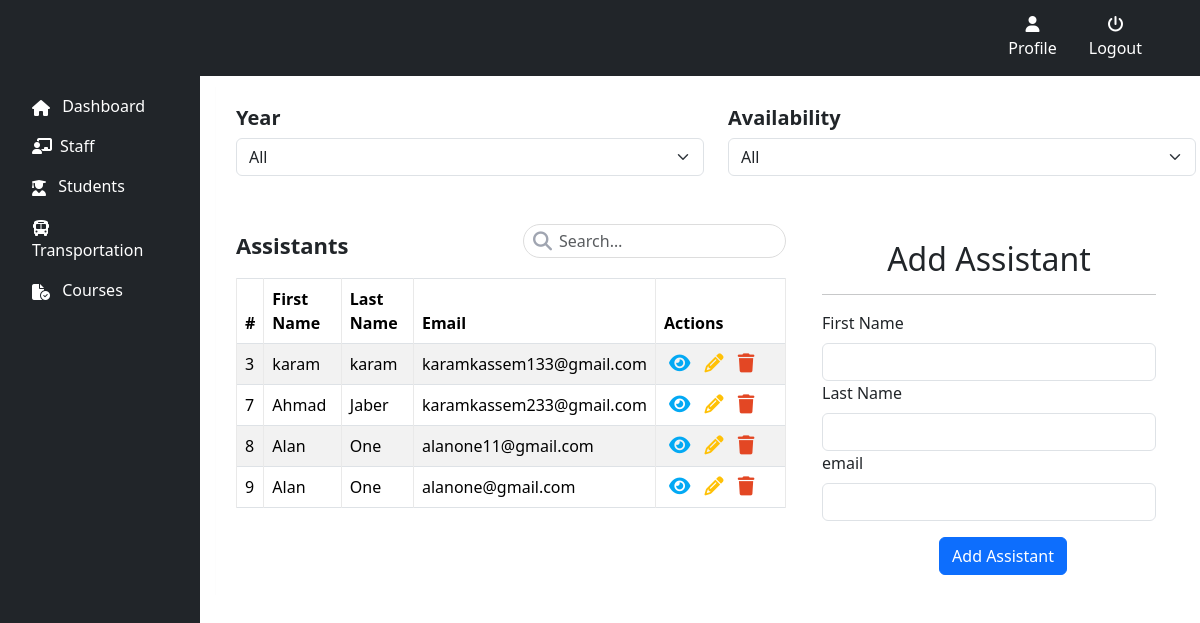
Page /php/admin/add_assistant.php on the committed database.
### tables this page shows
CREATE TABLE `assistant` (
  `assistant_id` int(42) NOT NULL,
  `first_name` varchar(30) NOT NULL,
  `last_name` varchar(30) NOT NULL,
  `email` varchar(50) NOT NULL
);

### php/admin/add_assistant.php (the view, shortened to what this page needs)
<?php
include_once '../include/connect.php';
$sql = "SELECT assistant_id, first_name, last_name, email FROM assistant";
if ($stmt = mysqli_prepare($connection, $sql)) {
    mysqli_stmt_execute($stmt);
    $result = mysqli_stmt_get_result($stmt);
} else {
    echo "Error in preparing SQL statement: " . mysqli_error($connection);
}
?>
<!DOCTYPE html>
<html lang="en">
<head>
    <link href="../../external/bootstrap/bootstrap.min.css" rel="stylesheet">
    <link href="../../external/fontawesome/css/all.min.css" rel="stylesheet">
    <link href="../../external/fontawesome/css/fontawesome.min.css" rel="stylesheet">
    <link href="../../css/assistant.css" rel="stylesheet">
</head>
<?php
include '../include/navbar.php';
?>
<body>
    <div class="row">
        <div class="col-md-2">
            <?php include '../include/sidebar.php'; ?>
        </div>
        <div class="col-md-10">
            <div class="table-responsive">
                <div class="container mt-3">
                    <div class="table-wrapper">
                        <div class="row">
                            <div class="col-md-6">
                                <h5><b>Year</b></h5>
                                <select class="form-select">
                                    <option selected="">All</option>
                                </select>
                            </div>
                            <div class="col-md-6">
                                <h5><b>Availability</b></h5>
                                <form id="statusForm" action="add_assistant.php" method="GET">
                                    <select class="form-select" name='status' onchange="submit_form('statusForm')">
                                        <option value="">All</option>
                                    </select>
                                </form>
                            </div>
                        </div>
                        <br>
                        <br>
                        <div class="row">
                            <div class="col-md-7">
                                <div class="table-title">
                                    <div class="row">
                                        <div class="col-sm-6">
                                            <h2><b>Assistants</b></h2>
                                        </div>
                                        <div class="col-sm-6">
                                            <div class="search-box">
                                                <form id="searchForm" action="add_assistant.php" method="GET">
                                                    <i class="fa-solid fa-magnifying-glass" onclick="submit_form('searchForm')"></i>
                                                    <input type="text" class="form-control" name="search" id="searchInput" placeholder="Search&hellip;" value=<?php echo $_GET["search"] ?? ""; ?>>
                                                </form>
                                            </div>
                                        </div>
                                    </div>
                                </div>
                                <table class="table table-striped table-hover table-bordered">
                                    <thead>
                                        <tr>
                                            <th>#</th>
                                            <th>First Name</th>
                                            <th>Last Name</th>
                                            <th>Email</th>
                                            <th>Actions</th>
                                        </tr>
                                    </thead>
                                    <tbody>
                                        <?php
                                        while ($row = mysqli_fetch_assoc($result)) {
                                            $assistant_id = $row['assistant_id'];
                                            $first_name = $row['first_name'];
                                            $last_name = $row['last_name'];
                                            $email = $row['email'];
                                            echo "<tr>";
                                            echo "<td>$assistant_id</td>";
                                            echo "<td>$first_name</td>";
                                            echo "<td>$last_name</td>";
                                            echo "<td>$email</td>";
                                            echo "<td>";
                                            echo '   <a href="view_assistant.php?view=' . $assistant_id . '" class="view" title="View" name="view" data-toggle="tooltip"><i class="fa-solid fa-eye"></i></a>';
                                            echo '   <a href="edit_assistant.php?edit=' . $assistant_id . '" class="edit" title="Edit" name="edit" data-toggle="tooltip"><i class="fa-solid fa-pencil"></i></a>';
                                            echo '   <a href="add_assistant.php?delete=' . $assistant_id . '" class="delete" title="Delete" name="delete" data-toggle="tooltip" onclick="return confirm(\'Delete this assistant?\');"><i class="fa-solid fa-trash"></i></a>';
                                            echo "</td>";
                                            echo "</tr>";
                                        }
                                        echo '  </tbody>';
                                        echo '</table>';
                                        ?>
                            </div>
                            <div class="col-md-5">
                                <form action="" method="POST">
                                    <div class="container mt-3">
                                        <div class="row me-3">
                                            <div class="mb-3">
                                                <center>
                                                    <h2>Add Assistant</h2>
                                                </center>
                                                <hr>
                                                <label for="first_name" class="form-label">First Name</label>
                                                <input type="text" class="form-control" id="first_name" name="first_name" required>
                                                <label for="last_name" class="form-label">Last Name</label>
                                                <input type="text" class="form-control" id="last_name" name="last_name" required>
                                                <label for="email" class="form-label">email</label>
                                                <input type="email" class="form-control" id="email" name="email">
                                            </div>
                                        </div>
                                    </div>
                                    <center>
                                        <button type="submit" class="btn btn-primary" name="submit">Add Assistant</button>
                                    </center>
                                </form>
                            </div>
                        </div>
                    </div>
                </div>
            </div>
        </div>
    </div>
</body>
</html>

### css/assistant.css (style rules this page uses)
.table-wrapper { min-width: 1000px; background: #fff; padding: 20px; box-shadow: 0 1px 1px rgba(0, 0, 0, .05); }
.table-title { padding-bottom: 10px; margin: 0 0 10px; }
.table-title h2 { margin: 8px 0 0; font-size: 22px; }
.search-box { position: relative; float: right; }
.search-box input { height: 34px; border-radius: 20px; padding-left: 35px; border-color: #ddd; box-shadow: none; }
.search-box i { color: #a0a5b1; position: absolute; font-size: 19px; top: 8px; left: 10px; cursor: pointer; }
table.table tr th, table.table tr td { border-color: #e9e9e9; }
table.table-striped tbody tr:nth-of-type(odd) { background-color: #fcfcfc; }
table.table td:last-child { width: 130px; }
table.table td a { color: #a0a5b1; display: inline-block; margin: 0 5px; }
table.table td a.view { color: #03A9F4; }
table.table td a.edit { color: #FFC107; }
table.table td a.delete { color: #E34724; }
table.table td i { font-size: 19px; }

### php/include/navbar.php (style rules this page uses)
body { padding-top: 70px; }

### rows in the picture
assistant: assistant_id "3", first_name "karam", last_name "karam", email "karamkassem133@gmail.com"
assistant: assistant_id "7", first_name "Ahmad", last_name "Jaber", email "karamkassem233@gmail.com"
assistant: assistant_id "8", first_name "Alan", last_name "One", email "alanone11@gmail.com"
assistant: assistant_id "9", first_name "Alan", last_name "One", email "alanone@gmail.com"
